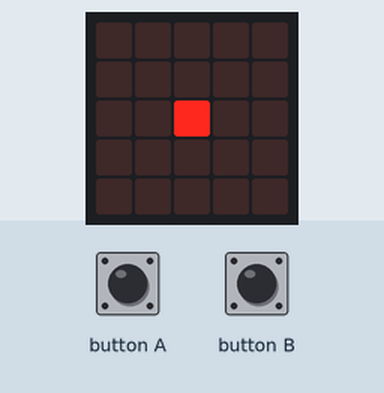
Bench run of a program on a simulated BBC micro:bit running MicroPython. Parts: the board's 5×5 LED display. The test bench sets the inputs (shaded band). Random numbers come from a fixed seed.

Above: at 6.1 s.
6.2 s: button A pressed for 0.15 s
At 6.53 s:
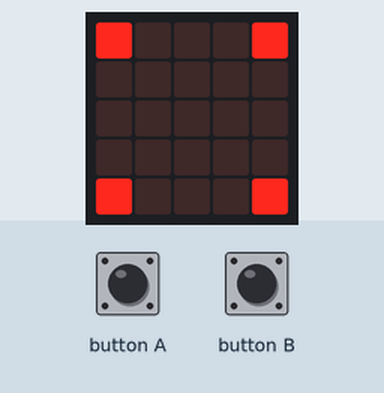
6.9 s: button B pressed for 3.2 s
At 7.18 s:
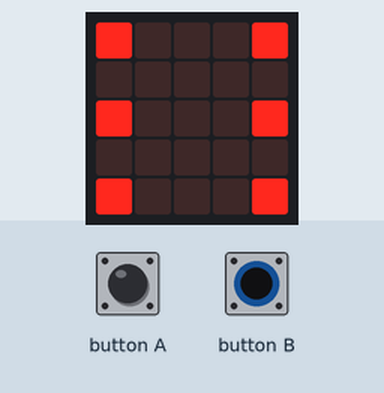
10.7 s: button A pressed for 3.2 s
15.4 s: button A pressed for 1 s
At 17.5 s:
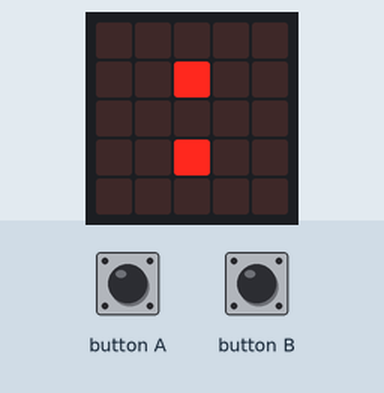
Timing chart, 0 to 19.0 s (numbered marks = the images above; inputs shaded):
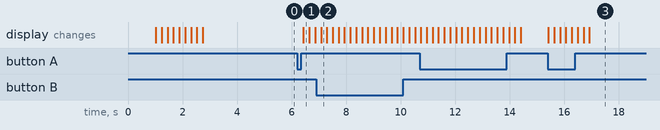

The program:

workingdice.py
```python
from random import randint
from microbit import *
# Microbit Dice
# Version 1.0
# Display a random number in a dice format on
# the bbc microbit LED pixel grid
# Code ported from Pi Minecraft Rolldice.py

# A 5x5 layout of pixels for each dice face
# from our Pi Minecraft example
# The microbit has 9 levels of brightness
# Our dice will default to max brightness, hence "9"
six = "90009", "00000", "90009", "00000", "90009"
five = "90009", "00000", "00900", "00000", "90009"
four = "90009", "00000", "00000", "00000", "90009"
three = "90000", "00000", "00900", "00000", "00009"
two = "00000", "00900", "00000", "00900", "00000"
one = "00000", "00000", "00900", "00000", "00000"
dice = [one, two, three, four, five, six]


def drawDice(throw):
    # Could not get Image to work with array data, even after munging it.
    # Resorted to set_pixel
    display.clear()
    # Get the list of pixels for the number thrown
    bitmap = dice[throw]
    # Step through the 5 rows
    for y in range(0, 5):
        # Step through the columns
        for x in range(0, 5):
            pixel = int(bitmap[y][x])
            display.set_pixel(x, y, pixel)
    sleep(10)


def rollDice():
    # Animate between 7-16 throws before stopping
    # If the number chosen is the same as the previous one
    # don't count it as a throw and throw again
    # This makes it look like the dice is actually "rolling"
    display.clear()
    # For the first throw, we set the last_throw to a number
    # outside of the range of valid throws, so it will be different
    last_throw = 7
    rolls = 0
    max_rolls = randint(7,16)
    while rolls < max_rolls:
        throw = randint(0, 5)
        if throw != last_throw:
            drawDice(throw)
            sleep(200)
            last_throw = throw
            rolls = rolls + 1

# Start here, chessboard is shown just to show we are starting up
display.show(Image.CHESSBOARD)
sleep(1000)
display.clear()

rollDice()
sleep(2000)

# We will loop forever and just wait for either button to be pressed
while True:
    if (button_a.is_pressed() or button_b.is_pressed()):
        rollDice()
    sleep(1)
```

Measured:
- after the input at 6.2 s, the display: changes after 0.22 s (image 1)
- after the input at 15.4 s, the display: first changes at once (image 3 shows a later state)
